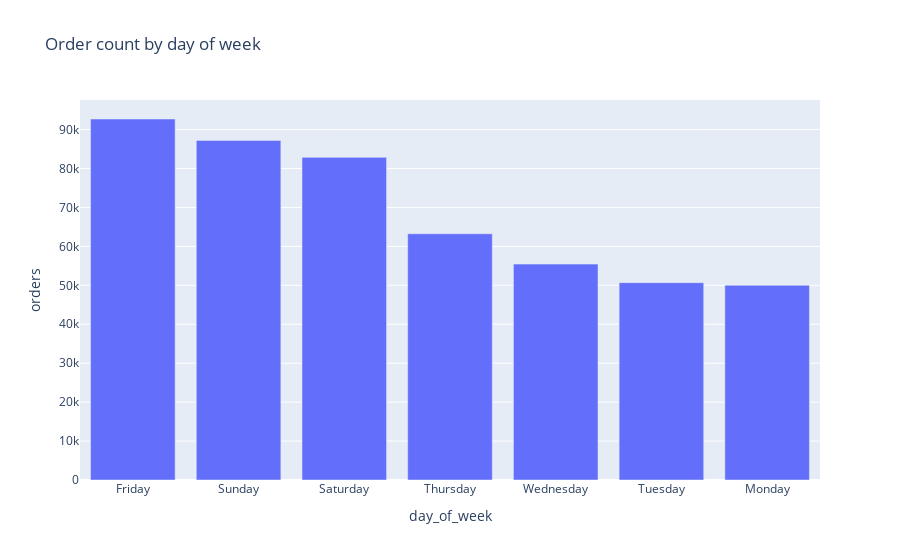

Notebook code for this chart:
### Markdown cell above
## Analysis of Peak Order Times and Dates

### Time Consistency:
- **Observation**: All top order instances occurred consistently at 21:00 (9 PM).
- **Implication**: Indicates a peak demand period for orders, likely related to dinner time preferences. This can assist in optimizing courier schedules and marketing strategies to meet high demand efficiently.

### Day Consistency:
- **Observation**: Four out of the top five highest order days are Fridays, with one occurrence on a Saturday.
- **Implication**: This trend suggests higher order volumes toward the end of the week, potentially due to weekend preparations or leisure activities. Operational strategies should consider increased resources during these times.

### Date-Specific Insights:
- **September 24, 2021 (Friday)**: Aligns with La Mercè celebrations, likely boosting orders due to city-wide festivities and increased social activities.
- **July 23, 2021 (Friday)**: Typical high demand during the summer, potentially enhanced by vacation season and leisure activities.
- **March 26, 2021 (Friday)**: Reflects regular end-of-week demand without correlation to specific public events.
- **December 25, 2021 (Saturday, Christmas Day)**: Despite being a major holiday when many restaurants might close, the demand spikes possibly due to limited dining options and preferences for convenience.
- **January 7, 2022 (Friday)**: Comes shortly after New Year's Day and during Three Kings Day celebrations, contributing to higher than usual order volumes.

### Operational Recommendations:
- **Enhance Courier Availability**: Particularly on Friday evenings and notable holidays, ensure sufficient couriers are available to handle the surge in orders.
- **Marketing Initiatives**: Deploy targeted promotions during identified peak times to increase order volumes and customer engagement.
- **Adjust Operational Hours**: Consider extending operational hours during peak days or adjusting staff schedules to accommodate the increased demand.

### Code cell
# plot order count by day of week in a bar chart plotly
grouped = eda_train.groupby('day_of_week')['orders'].sum().reset_index()

# sort data 
grouped = grouped.sort_values('orders', ascending=False)

fig = px.bar(grouped, x='day_of_week', y='orders', title='Order count by day of week')
fig.show()

### Figure 1 — Plotly figure (JSON) as saved in the notebook; plotly's stock layout.template omitted (floating-point values rounded to 4 significant figures)
{"data": [{"alignmentgroup": "True", "hovertemplate": "day_of_week=%{x}<br>orders=%{y}<extra></extra>", "legendgroup": "", "marker": {"color": "#636efa", "pattern": {"shape": ""}}, "name": "", "offsetgroup": "", "orientation": "v", "showlegend": false, "textposition": "auto", "type": "bar", "x": ["Friday", "Sunday", "Saturday", "Thursday", "Wednesday", "Tuesday", "Monday"], "xaxis": "x", "y": [92711, 87219, 82859, 63240, 55444, 50678, 50024], "yaxis": "y"}], "layout": {"barmode": "relative", "legend": {"tracegroupgap": 0}, "title": {"text": "Order count by day of week"}, "xaxis": {"anchor": "y", "domain": [0, 1], "title": {"text": "day_of_week"}}, "yaxis": {"anchor": "x", "domain": [0, 1], "title": {"text": "orders"}}}}
